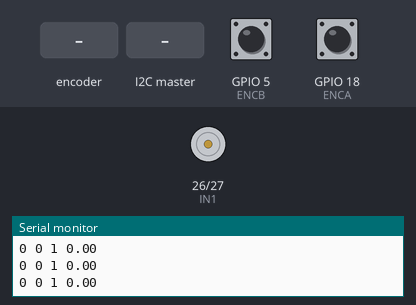
A sketch run on a simulated ESP32. Parts: motor-driver pin pairs drawn as motors (green arrow = first pin HIGH = forward, orange = second pin HIGH = backward, longer = more drive, scaled by the enable pin), the last lines printed to the serial monitor. The test bench sets the inputs (shaded band); at power-on: GPIO 5 (ENCB) HIGH, GPIO 18 (ENCA) HIGH.

Above: at 1.2 s.
1.3 s: rotary encoder on GPIO 18 (ENCA) / GPIO 5 (ENCB) turned 3 steps (first pin leading)
At 1.47 s:
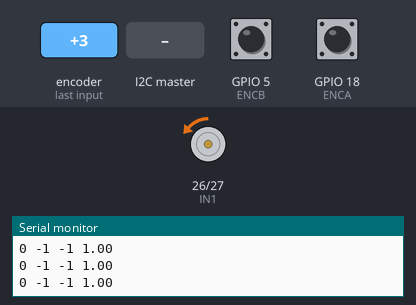
3.4 s: the I2C master sends "w"
At 4.0 s:
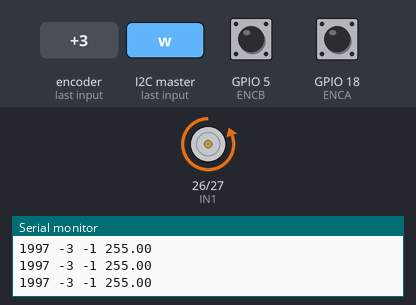
4.9 s: the I2C master sends "s"
At 5.3 s:
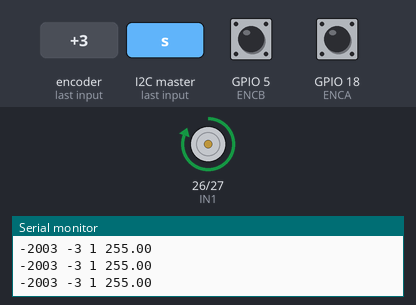
Timing chart, 0 to 7.9 s (numbered marks = the images above; inputs shaded):
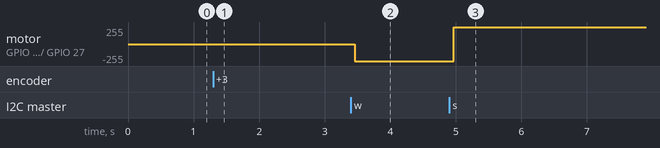

Measured:
- after the input at 1.3 s, motor on GPIO 26 (IN1) / GPIO 27 (IN2): stopped → backward 1/255 after 0.06 s, → backward 2/255 0.20 s later, → backward 3/255 0.19 s later
- after the input at 3.4 s, motor on GPIO 26 (IN1) / GPIO 27 (IN2): backward 3/255 → backward 255/255 after 0.06 s
- after the input at 4.9 s, motor on GPIO 26 (IN1) / GPIO 27 (IN2): backward 255/255 → forward 255/255 after 0.07 s

The sketch:

PIDmotorControl_Web.ino
```cpp
//#include <util/atomic.h>
#include <Wire.h>
#define SLAVE_ADDRESS 0x08
#define ENCA 18 // YELLOW
#define ENCB 5 // WHITE
#define PWM 25
#define IN2 27
#define IN1 26

volatile int posi = 0; // specify posi as volatile: https://www.arduino.cc/reference/en/language/variables/variable-scope-qualifiers/volatile/
long prevT = 0;
float eprev = 0;
float eintegral = 0;

int dir = 1, target = 0, pos = 0;

char incomingByte;

void receiveData(int byteCount) {
  while (Wire.available()) {
    incomingByte = Wire.read();

    switch (incomingByte) {
      case 'w':
        Serial.println("w");
        Right();
        break;
      case 's':
        Serial.println("s");
        Left();
        break;

      default:
        target = posi;
        break;
    }
  }
}

void setup() {
  Serial.begin(9600);

  Wire.begin(SLAVE_ADDRESS);
  Wire.onReceive(receiveData);

  pinMode(ENCA,INPUT);
  pinMode(ENCB,INPUT);
  attachInterrupt(digitalPinToInterrupt(ENCA),readEncoder,RISING);

  pinMode(PWM,OUTPUT);
  pinMode(IN1,OUTPUT);
  pinMode(IN2,OUTPUT);

  Serial.println("target pos");
}

void loop() {

  // PID constants
  float kp = 1;
  float kd = 0.025;
  float ki = 0.0;

  // time difference
  long currT = micros();
  float deltaT = ((float) (currT - prevT))/( 1.0e6 );
  prevT = currT;

  // Read the position
  pos = 0;
  noInterrupts(); // disable interrupts temporarily while reading
  pos = posi;
  interrupts(); // turn interrupts back on

  // error
  int e = pos - target;

  // derivative
  float dedt = (e-eprev)/(deltaT);

  // integral
  eintegral = eintegral + e*deltaT;

  // control signal
  float u = kp*e + kd*dedt + ki*eintegral;

  // motor power
  float pwr = fabs(u);
  if( pwr > 255 ){
    pwr = 255;
  }

  // motor direction
  dir = 1;
  if(u<0){
    dir = -1;
  }

  // signal the motor
  setMotor(dir,pwr,PWM,IN1,IN2);


  // store previous error
  eprev = e;

  Serial.print(target);
  Serial.print(" ");
  Serial.print(pos);
  Serial.print(" ");
  Serial.print(dir);
  Serial.print(" ");
  Serial.print(pwr);
  Serial.println();
}

void setMotor(int dir, int pwmVal, int pwm, int in1, int in2){
  analogWrite(pwm,pwmVal);
  if(dir == 1){
    digitalWrite(in1,HIGH);
    digitalWrite(in2,LOW);
    //Serial.print("1 ");
  }
  else if(dir == -1){
    digitalWrite(in1,LOW);
    digitalWrite(in2,HIGH);
    //Serial.print("-1 ");
  }
  else{
    digitalWrite(in1,LOW);
    digitalWrite(in2,LOW);
  }
}

void readEncoder(){
  int b = digitalRead(ENCB);
  if(b > 0){
    posi++;
  }
  else{
    posi--;
  }
}

void Right(){
  target = pos + 2000;
}

void Left(){
  target = pos - 2000;
}
```
